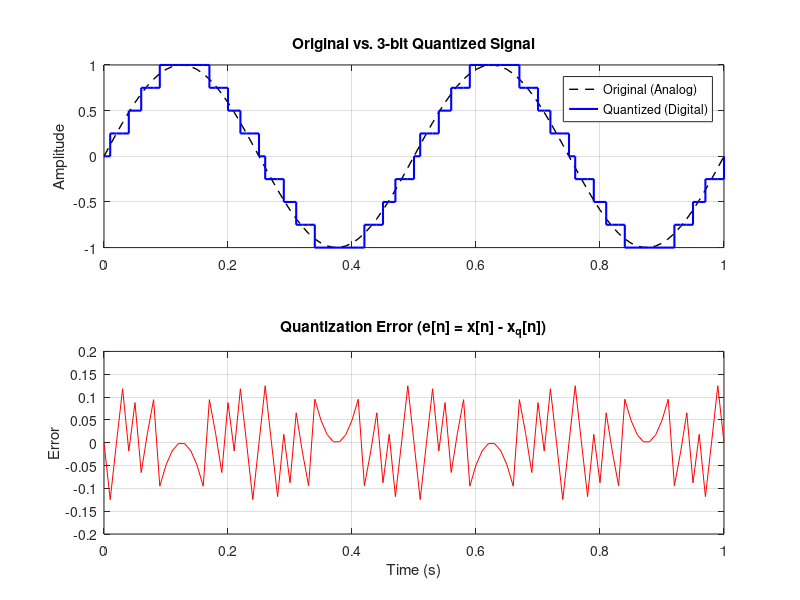

Recreate this plot in MATLAB.
% --- Problem 4: Uniform Quantizer ---
t = 0:0.01:1;           % Time vector
A = 1;                  % Amplitude of sine wave
f = 2;                  % Frequency 2 Hz
x = A * sin(2 * pi * f * t); % Original "Continuous" signal

% 1. Define Quantization Parameters
n_bits = 3;             % Number of bits (e.g., 3-bit quantizer)
L = 2^n_bits;           % Number of quantization levels (2^3 = 8)
Vmin = -1;              % Minimum voltage
Vmax = 1;               % Maximum voltage

% 2. Calculate Step Size (Delta)
delta = (Vmax - Vmin) / L;

% 3. Perform Uniform Quantization
% We shift the signal to be positive, divide by delta, round it, 
% then shift it back to the original range.
xq = round(x / delta) * delta;

% 4. Calculate Quantization Error
quant_error = x - xq;

% --- Plotting ---
figure('Name', 'Problem 7: Uniform Quantization');

% Plot 1: Original vs Quantized
subplot(2,1,1);
plot(t, x, 'k--', 'LineWidth', 1); hold on;
stairs(t, xq, 'b', 'LineWidth', 1.5); % 'stairs' plot is best for quantized signals
grid on;
title(['Original vs. ', num2str(n_bits), '-bit Quantized Signal']);
legend('Original (Analog)', 'Quantized (Digital)');
ylabel('Amplitude');

% Plot 2: Quantization Error
subplot(2,1,2);
plot(t, quant_error, 'r');
grid on;
title('Quantization Error (e[n] = x[n] - x_q[n])');
xlabel('Time (s)');
ylabel('Error');
